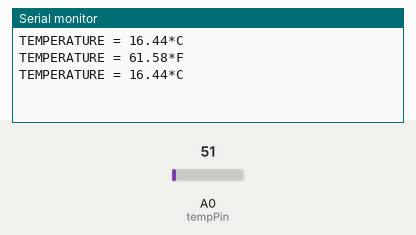
The sketch below on a simulated Arduino Uno, built with avr-gcc and run on an emulated ATmega328P. On the bench: the last lines printed to the serial monitor. The test bench sets the inputs (shaded band); at power-on: A0 (tempPin) = 51.

Above: at 2.8 s.
2.9 s: A0 (tempPin) set to 61
At 3.8 s:
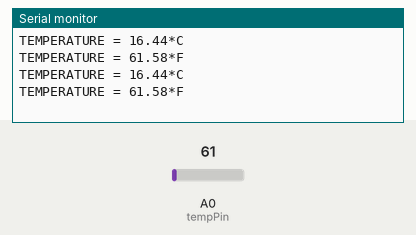
5.6 s: A0 (tempPin) set to 71
At 6.7 s:
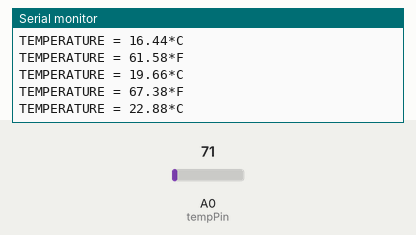
Timing chart, 0 to 8.6 s (numbered marks = the images above; inputs shaded):
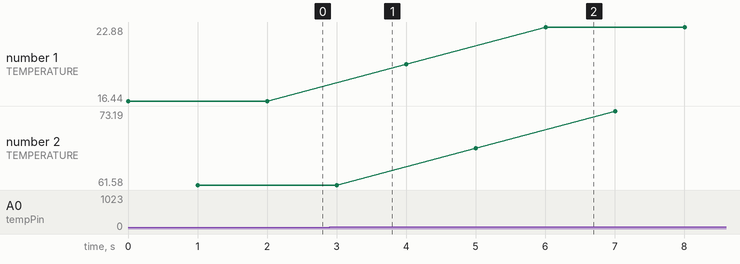

Measured:
- after the input at 5.6 s, the serial monitor: prints a new line after 0.40 s (image 2)
- plotted number 1: 16.44 → 19.66 after the input at 2.9 s, 19.66 → 22.88 after the input at 5.6 s
- plotted number 2: 61.58 → 67.38 after the input at 2.9 s, 67.38 → 73.19 after the input at 5.6 s

The sketch:

lm.ino
```cpp
int val;
int tempPin = A0;

void setup()
{
  pinMode(A0,INPUT);
 // Initialization of baud rate
Serial.print("Reading...");
Serial.println();
Serial.begin(115200);
}
void loop()
{
val = analogRead(tempPin);
float mv = ( val/1024.0)*3300;
float cel = mv/10;
float farh = (cel*9)/5 + 32;

Serial.print("TEMPERATURE = ");
Serial.print(cel);
Serial.print("*C");
Serial.println();
delay(1000);

Serial.print("TEMPERATURE = ");
Serial.print(farh);
Serial.print("*F");
Serial.println();
delay(1000);
}
```
